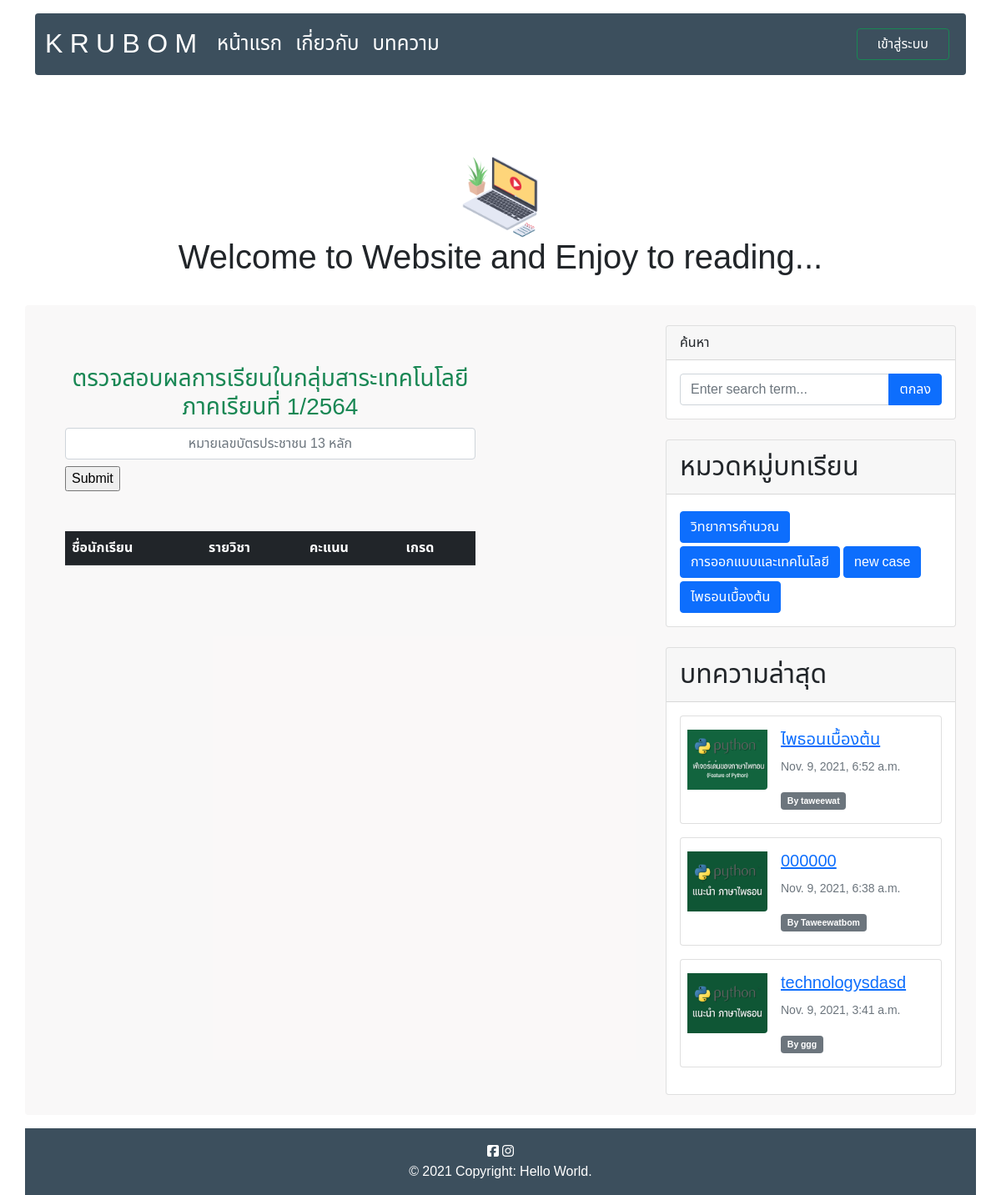
Screenshot of /student-score/ with the database file from the repository.
### web/category/models.py (models this page shows, shortened)
class Category(models.Model):
    name = models.CharField(max_length=200,unique=True)
    slug = models.SlugField(unique=True,default=uuid.uuid1)
    def get_url(self):
        return reverse('category', args=[self.slug])

### web/blog/models.py (models this page shows, shortened)
class Blogs(models.Model):
    name = models.CharField(max_length=255)
    slug = models.SlugField(unique=True)
    description = models.TextField()
    content = RichTextUploadingField(verbose_name='content')
    category = models.ForeignKey(Category,on_delete=models.CASCADE)
    writer = models.CharField(max_length=255)
    views = models.IntegerField(default=0)
    images = models.ImageField(upload_to="blogImages",blank=True)
    create = models.DateTimeField(auto_now_add=True)
    grade = models.CharField(max_length=50)
    def get_url(self):
        return reverse('blogdetail', args=[int(self.pk),self.category.slug,self.slug])

### web/student/views.py (the view)
# urls.py: path('student-score/',show_score,name="score")
def show_score(request):
    if 'q' in request.POST:
        q = request.POST['q']
        data = Grade.objects.filter(card_id=q)
        data_grade7 = Grade7.objects.filter(card_id=q)
        data_grade8 = Grade8.objects.filter(card_id=q)
    else:
        data = None
        data_grade7 = None
        data_grade8 = None
    return render(request, 'showscore.html',{'data':data,'data_grade7':data_grade7,'data_grade8':data_grade8})

### web/blog/context_processors.py (called while the page is built)
def category_link(request):
    links = Category.objects.all()
    last = Blogs.objects.all().order_by('-pk')
    return dict(link=links)

def last_blog(request):
    last = Blogs.objects.all().order_by('-pk')[:4]
    blogs = Blogs.objects.all()
    return dict(last=last,blogs=blogs)

### web/blog/templates/showscore.html (shortened to what this page needs)
{% extends 'layout.html' %}
{% load static %}
{% block content %}
<div class="col-md-9 ">
    <div class="container-fluid ">
        <div class="row">
            <div class="col-md-12 ">
                <h3 class="text-center text-success mt-5 ">ตรวจสอบผลการเรียนในกลุ่มสาระเทคโนโลยี ภาคเรียนที่ 1/2564 </h3>
                <form method = "post" action="{% url 'score' %}">
                    <input type="text" name="q" placeholder="หมายเลขบัตรประชาชน 13 หลัก" class="form-control text-center" />
                    <input type="submit"  class="mt-2" />
                </form>
            </div>
            <div class="col-md-12 mt-5">
                <table class="table">
                    <thead class="table-dark">
                      <tr>
                        <th>ชื่อนักเรียน</th>
                        <th>รายวิชา</th>
                        <th>คะแนน</th>
                        <th>เกรด</th>
                      </tr>
                    </thead>
                  </table>
            </div>
        </div>
    </div>
</div>
{% endblock %}

### web/blog/templates/layout.html (shortened to what this page needs)
{% load static %}
<!DOCTYPE html>
<html lang="en">
<head>
    <link href="https://cdn.jsdelivr.net/npm/bootstrap@5.1.3/dist/css/bootstrap.min.css" rel="stylesheet">
	<link rel="stylesheet" type="text/css" href="{% static 'css/custom.css' %}">
</head>
<body style="font-family: 'Noto Sans Thai', sans-serif;">
	<div class="container mt-3">
		<nav class="navbar navbar-expand-lg navbar-dark  rounded" aria-label="Eleventh navbar example" style="background-color: hsl(206, 21%, 30%);">
			<div class="container-fluid">
			<a class="navbar-brand fs-2" href="#">K R U B O M</a>
			<div class="collapse navbar-collapse" id="navbarsExample09">
				<ul class="navbar-nav me-auto mb-2 mb-lg-0">
				<li class="nav-item">
					<a class="a nav-link active fs-4" aria-current="page" href="{% url 'index' %}">หน้าแรก</a>
				</li>
				<li class="nav-item">
					<a class="a nav-link active fs-4" aria-current="page" href="{% url 'about' %}">เกี่ยวกับ</a>
				</li>
				<li class="nav-item">
					<a class="a nav-link active fs-4" aria-current="page" href="{% url 'index' %}">บทความ</a>
				</li>
				</ul>
				{% if user.is_authenticated %}
					<a class=" nav-link active text-decoration-none text-white" aria-current="page" href="{% url 'index-dash' %}">ยินดีต้อนรับ {{ user.first_name }}</a>
					<a href="{% url 'logout' %}"><button class="btn btn-outline-danger px-4 me-2 text-white">ออกจากระบบ</button></a>
				{%else%}
					<a href="{% url 'login' %}"><button class="btn btn-outline-success px-4 me-2 text-white">เข้าสู่ระบบ</button></a>
				{% endif %}
			</div>
			</div>
		</nav>
	</div>
<section class="container mt-5">
	<div class="container text-center">
		<img src="{% static 'images/video-tutorials.png' %}" class="mt-5" width="100">
		<h1 class="justify-content-center">Welcome to Website and Enjoy to reading...</h1>
	</div>
</section><br>
<section class="container pt-4 rounded rou box-shadow" style="background-color: rgba(247, 245, 245, 0.674);">
	<div class="container">
		<div class="row">
			<div class="col-lg-8">
				{% block content %}
				{% endblock %}
			</div>
			<div class="col-lg-4">
				<div class="card mb-4">
					<div class="card-header">ค้นหา</div>
					<div class="card-body">
						<div class="input-group">
							<input class="form-control" type="text" placeholder="Enter search term..." aria-label="Enter search term..." aria-describedby="button-search" />
							<button class="btn btn-primary" id="button-search" type="button">ตกลง</button>
						</div>
					</div>
				</div>
				<div class="card mb-4">
					<div class="card-header fs-2">หมวดหมู่บทเรียน</div>
					<div class="card-body">
						<div class="row">
							<div class="col-sm-12">
								<ul class="list-unstyled mb-0">
									{% for cate in link %}
										<a href="{{ cate.get_url }}"><button class="btn btn-primary mt-1">{{ cate.name}}</button></a>
									{% endfor %}
								</ul>
							</div>
						</div>
					</div>
				</div>
				<div class="card mb-4">
					<div class="card-header fs-2">บทความล่าสุด</div>
					<div class="card-body">
						<div class="row">
							{% for cate in last %}
							<div class="col-sm-12">
								<div class="card mb-3 " style="max-width: 540px;">
									<div class="row g-0">
									  <div class="col-md-4">
										<a href="{{ cate.get_url }}"><img src="{{ cate.images.url }}" class="img-fluid rounded pt-3 ps-2	" alt="..."></a>
									  </div>
									  <div class="col-md-8">
										<div class="card-body">
											<a href="{{ cate.get_url }}"><h5 class="card-title">{{ cate.name }}</h5></a>
										  <p class="card-text"><small class="text-muted">{{ cate.create }}</small></p>
										  <p class="card-text badge bg-secondary"><small class="text-white">By {{ cate.writer }}</small></p>
										</div>
									  </div>
									</div>
								</div>
							</div>
							{% endfor %}
						</div>
					</div>
				</div>
			</div>
		</div>
	</div>
</section>
<div class="container mt-3" style="background-color: hsl(206, 21%, 30%);";">
	<footer class=" text-center text-white">
		<div class="text-center p-3">
			<i class="fa fa-facebook-square" aria-hidden="true"></i>
			<i class="fa fa-instagram" aria-hidden="true"></i><br>© 2021 Copyright:
			<a class="text-white text-decoration-none" href="#">Hello World.</a>
		</div>
	</footer>
</div>
</body>
</html>

### web/blog/templates/layout.html (style rules this page uses)
.a { position: relative; color: rgb(255, 255, 255); text-decoration: none; }
.a::before { content: ""; position: absolute; display: block; width: 100%; height: 2px; bottom: 0; left: 0; background-color: rgb(255, 255, 255); transform: scaleX(0); transition: transform 0.3s ease; }

### rows the page displays
Category: name "วิทยาการคำนวณ"
Category: name "การออกแบบและเทคโนโลยี"
Category: name "new case"
Category: name "ไพธอนเบื้องต้น"
Blogs: images (picture), name "ไพธอนเบื้องต้น", create "Nov. 9, 2021, 6:52 a.m.", writer "taweewat"
Blogs: images (picture), name "000000", create "Nov. 9, 2021, 6:38 a.m.", writer "Taweewatbom"
Blogs: images (picture), name "technologysdasd", create "Nov. 9, 2021, 3:41 a.m.", writer "ggg"
